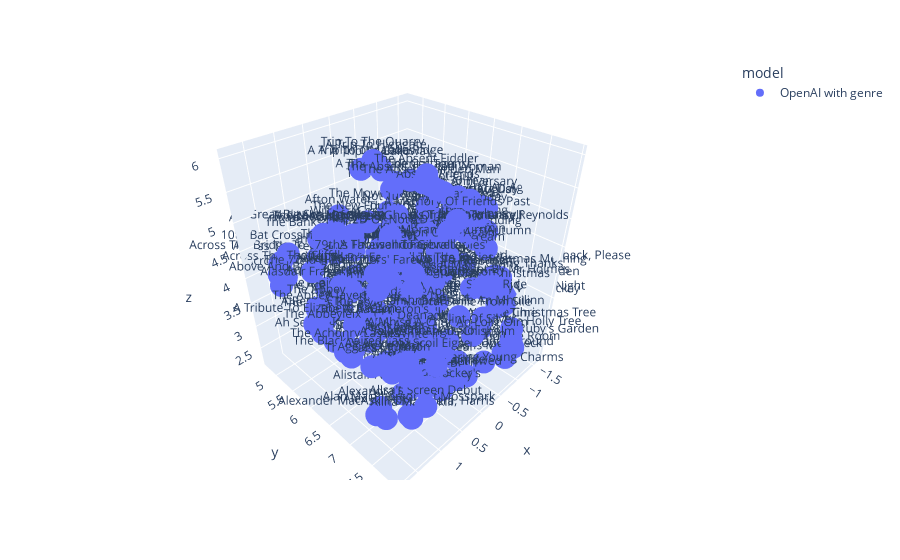

The code cell stored with this chart in its notebook:
### Code cell
reducer3 = umap.UMAP(n_components=3)
openai_embeddings_genre_reduced = reducer3.fit_transform(openai_embeddings_genre[:200])
df3 = pd.DataFrame(openai_embeddings_genre_reduced, columns=['x', 'y', 'z'])
df3['songtitle'] = df_embedding_all['Title'][:200]
df3['model'] = 'OpenAI with genre'

# Visualize the reduced embeddings using Plotly
fig = px.scatter_3d(df3, x='x', y='y',z='z', color='model', text='songtitle')
fig.write_html("3d_plot_openai_emb_genre.html")
fig.show()

### Figure 1 — Plotly figure (JSON) as saved in the notebook; plotly's stock layout.template omitted (floating-point values rounded to 4 significant figures; data arrays with more than 128 entries replaced by an {"elided": "..."} marker saying what was removed)
{"data": [{"hovertemplate": "model=OpenAI with genre<br>x=%{x}<br>y=%{y}<br>z=%{z}<br>songtitle=%{text}<extra></extra>", "legendgroup": "OpenAI with genre", "marker": {"color": "#636efa", "symbol": "circle"}, "mode": "markers+text", "name": "OpenAI with genre", "scene": "scene", "showlegend": true, "text": {"elided": "200 str values"}, "type": "scatter3d", "x": {"elided": "200 float values"}, "y": {"elided": "200 float values"}, "z": {"elided": "200 float values"}}], "layout": {"legend": {"title": {"text": "model"}, "tracegroupgap": 0}, "margin": {"t": 60}, "scene": {"domain": {"x": [0, 1], "y": [0, 1]}, "xaxis": {"title": {"text": "x"}}, "yaxis": {"title": {"text": "y"}}, "zaxis": {"title": {"text": "z"}}}}}
